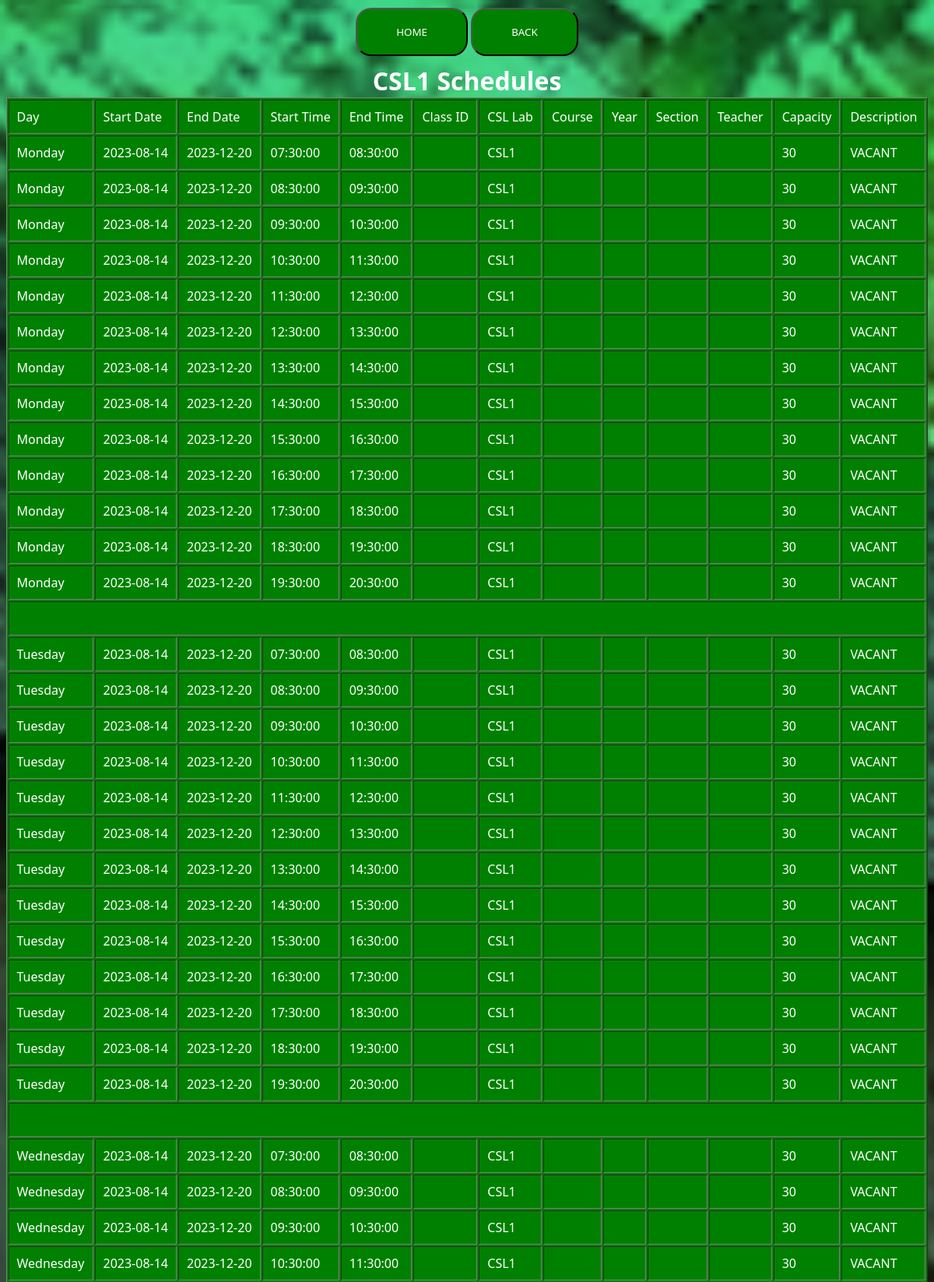
/schedulelist_StudentView.php?id=1 (upper part), run on the app's committed database.
### tables this page shows
CREATE TABLE `tblcsl` (
  `ID` int(11) NOT NULL,
  `LabName` varchar(25) NOT NULL,
  `Capacity` int(11) NOT NULL,
  `Description` varchar(25) NOT NULL
);

CREATE TABLE `tblschedule` (
  `ID` int(11) NOT NULL,
  `Day` varchar(10) NOT NULL,
  `StartDate` date NOT NULL,
  `EndDate` date NOT NULL,
  `StartTime` time NOT NULL,
  `EndTime` time NOT NULL,
  `ClassID` varchar(11) NOT NULL,
  `cslLab` varchar(25) NOT NULL,
  `Course` varchar(25) NOT NULL,
  `Year` varchar(2) NOT NULL,
  `Sec` varchar(5) NOT NULL,
  `Teacher` varchar(25) NOT NULL,
  `Capacity` int(11) NOT NULL,
  `Description` varchar(25) NOT NULL
);

### schedulelist_StudentView.php (the view, shortened to what this page needs)
<?php
$conn = mysqli_connect("localhost", "root", "", "csl_db") or die(mysqli_error($conn));
$ID = $_GET['id'];
$sql = "SELECT * FROM tblcsl WHERE ID= $ID";
$q = mysqli_query($conn, $sql) or die(mysqli_error($conn));
$r = mysqli_fetch_assoc($q);
$val = $r['LabName'];
$stmt = mysqli_prepare($conn, "SELECT * FROM tblschedule WHERE cslLab LIKE ?");
$searchVal = "%{$val}%";
mysqli_stmt_bind_param($stmt, "s", $searchVal);
mysqli_stmt_execute($stmt);
$result = mysqli_stmt_get_result($stmt);
?>
<!DOCTYPE html>
<html lang="en">
<head>
    <link rel="stylesheet" href="schedulistS.css">
</head>
<body>
<div class="contact_div_2">
    <div>
    <button type="button" id="homebutton" onclick="window.location.href = 'index.php';">HOME</button>
    <button type="button" id="homebutton" onclick="window.location.href = 'check_labs_StudentView.php';">BACK</button>
    </div>
</div>
<h1><?php echo $r['LabName']?> Schedules</h1>
<table border=1>
    <tr>
        <td>Day </td>
        <td>Start Date </td>
        <td>End Date </td>
        <td>Start Time </td>
        <td>End Time </td>
        <td>Class ID </td>
        <td>CSL Lab </td>
        <td>Course </td>
        <td>Year </td>
        <td>Section </td>
        <td>Teacher </td>
        <td>Capacity </td>
        <td>Description </td>
    </tr>
    <?php
$rowCounter = 0;
while ($r = mysqli_fetch_assoc($result)) {
    ?>
    <tr>
        <td><?php echo $r['Day'];?></td>
        <td><?php echo $r['StartDate'];?></td>
        <td><?php echo $r['EndDate'];?></td>
        <td><?php echo $r['StartTime'];?></td>
        <td><?php echo $r['EndTime'];?></td>
        <td><?php echo $r['ClassID'];?></td>
        <td><?php echo $r['cslLab'];?></td>
        <td><?php echo $r['Course'];?></td>
        <td><?php echo $r['Year'];?></td>
        <td><?php echo $r['Sec'];?></td>
        <td><?php echo $r['Teacher'];?></td>
        <td><?php echo $r['Capacity'];?></td>
        <td>
            <?php
            $currentDate = date('Y-m-d');
            $endDate = $r['EndDate'];
            if ($endDate < $currentDate) {
                echo 'VACANT';
            } else {
                echo $r['Description'];
            }
            ?>
        </td>
    </tr>
    <?php
    $rowCounter++;
    if ($rowCounter % 13 == 0) {
        echo '<tr><td colspan="13"><br></td></tr>';
    }
}
?>
</table>
</body>
</html>

### schedulistS.css (style rules this page uses)
* { margin: 0; padding: 0; font-family: 'Segoe UI', Tahoma, Geneva, Verdana, sans-serif; }
body { background-image: url('LaSalleCheckLabs.png'); background-repeat:no-repeat ; background-size: cover; }
table { background-color: green; margin: 0 auto; }
td { padding: 10px; color: white; }
h1 { text-align: center; margin-top: 10px; color: white; }
.contact_div_2 { width: 100%; display: flex; justify-content: center; margin-top: 10px; }
button { padding:20px 50px; background-color: green; cursor: pointer; color: white; border-radius: 20px; transition: background-color 0.5s ease; }

### data on the page
tblcsl: LabName "CSL1"
tblschedule: Day "Monday", StartDate "2023-08-14", EndDate "2023-12-20", StartTime "07:30:00", EndTime "08:30:00", cslLab "CSL1", Capacity "30", Description "VACANT"
tblschedule: Day "Monday", StartDate "2023-08-14", EndDate "2023-12-20", StartTime "08:30:00", EndTime "09:30:00", cslLab "CSL1", Capacity "30", Description "VACANT"
tblschedule: Day "Monday", StartDate "2023-08-14", EndDate "2023-12-20", StartTime "09:30:00", EndTime "10:30:00", cslLab "CSL1", Capacity "30", Description "VACANT"
tblschedule: Day "Monday", StartDate "2023-08-14", EndDate "2023-12-20", StartTime "10:30:00", EndTime "11:30:00", cslLab "CSL1", Capacity "30", Description "VACANT"
tblschedule: Day "Monday", StartDate "2023-08-14", EndDate "2023-12-20", StartTime "11:30:00", EndTime "12:30:00", cslLab "CSL1", Capacity "30", Description "VACANT"
tblschedule: Day "Monday", StartDate "2023-08-14", EndDate "2023-12-20", StartTime "12:30:00", EndTime "13:30:00", cslLab "CSL1", Capacity "30", Description "VACANT"
tblschedule: Day "Monday", StartDate "2023-08-14", EndDate "2023-12-20", StartTime "13:30:00", EndTime "14:30:00", cslLab "CSL1", Capacity "30", Description "VACANT"
tblschedule: Day "Monday", StartDate "2023-08-14", EndDate "2023-12-20", StartTime "14:30:00", EndTime "15:30:00", cslLab "CSL1", Capacity "30", Description "VACANT"
tblschedule: Day "Monday", StartDate "2023-08-14", EndDate "2023-12-20", StartTime "15:30:00", EndTime "16:30:00", cslLab "CSL1", Capacity "30", Description "VACANT"
tblschedule: Day "Monday", StartDate "2023-08-14", EndDate "2023-12-20", StartTime "16:30:00", EndTime "17:30:00", cslLab "CSL1", Capacity "30", Description "VACANT"
tblschedule: Day "Monday", StartDate "2023-08-14", EndDate "2023-12-20", StartTime "17:30:00", EndTime "18:30:00", cslLab "CSL1", Capacity "30", Description "VACANT"
tblschedule: Day "Monday", StartDate "2023-08-14", EndDate "2023-12-20", StartTime "18:30:00", EndTime "19:30:00", cslLab "CSL1", Capacity "30", Description "VACANT"
tblschedule: Day "Monday", StartDate "2023-08-14", EndDate "2023-12-20", StartTime "19:30:00", EndTime "20:30:00", cslLab "CSL1", Capacity "30", Description "VACANT"
tblschedule: Day "Tuesday", StartDate "2023-08-14", EndDate "2023-12-20", StartTime "07:30:00", EndTime "08:30:00", cslLab "CSL1", Capacity "30", Description "VACANT"
tblschedule: Day "Tuesday", StartDate "2023-08-14", EndDate "2023-12-20", StartTime "08:30:00", EndTime "09:30:00", cslLab "CSL1", Capacity "30", Description "VACANT"
tblschedule: Day "Tuesday", StartDate "2023-08-14", EndDate "2023-12-20", StartTime "09:30:00", EndTime "10:30:00", cslLab "CSL1", Capacity "30", Description "VACANT"
tblschedule: Day "Tuesday", StartDate "2023-08-14", EndDate "2023-12-20", StartTime "10:30:00", EndTime "11:30:00", cslLab "CSL1", Capacity "30", Description "VACANT"
tblschedule: Day "Tuesday", StartDate "2023-08-14", EndDate "2023-12-20", StartTime "11:30:00", EndTime "12:30:00", cslLab "CSL1", Capacity "30", Description "VACANT"
tblschedule: Day "Tuesday", StartDate "2023-08-14", EndDate "2023-12-20", StartTime "12:30:00", EndTime "13:30:00", cslLab "CSL1", Capacity "30", Description "VACANT"
tblschedule: Day "Tuesday", StartDate "2023-08-14", EndDate "2023-12-20", StartTime "13:30:00", EndTime "14:30:00", cslLab "CSL1", Capacity "30", Description "VACANT"
tblschedule: Day "Tuesday", StartDate "2023-08-14", EndDate "2023-12-20", StartTime "14:30:00", EndTime "15:30:00", cslLab "CSL1", Capacity "30", Description "VACANT"
tblschedule: Day "Tuesday", StartDate "2023-08-14", EndDate "2023-12-20", StartTime "15:30:00", EndTime "16:30:00", cslLab "CSL1", Capacity "30", Description "VACANT"
tblschedule: Day "Tuesday", StartDate "2023-08-14", EndDate "2023-12-20", StartTime "16:30:00", EndTime "17:30:00", cslLab "CSL1", Capacity "30", Description "VACANT"
tblschedule: Day "Tuesday", StartDate "2023-08-14", EndDate "2023-12-20", StartTime "17:30:00", EndTime "18:30:00", cslLab "CSL1", Capacity "30", Description "VACANT"
tblschedule: Day "Tuesday", StartDate "2023-08-14", EndDate "2023-12-20", StartTime "18:30:00", EndTime "19:30:00", cslLab "CSL1", Capacity "30", Description "VACANT"
tblschedule: Day "Tuesday", StartDate "2023-08-14", EndDate "2023-12-20", StartTime "19:30:00", EndTime "20:30:00", cslLab "CSL1", Capacity "30", Description "VACANT"
tblschedule: Day "Wednesday", StartDate "2023-08-14", EndDate "2023-12-20", StartTime "07:30:00", EndTime "08:30:00", cslLab "CSL1", Capacity "30", Description "VACANT"
tblschedule: Day "Wednesday", StartDate "2023-08-14", EndDate "2023-12-20", StartTime "08:30:00", EndTime "09:30:00", cslLab "CSL1", Capacity "30", Description "VACANT"
tblschedule: Day "Wednesday", StartDate "2023-08-14", EndDate "2023-12-20", StartTime "09:30:00", EndTime "10:30:00", cslLab "CSL1", Capacity "30", Description "VACANT"
tblschedule: Day "Wednesday", StartDate "2023-08-14", EndDate "2023-12-20", StartTime "10:30:00", EndTime "11:30:00", cslLab "CSL1", Capacity "30", Description "VACANT"
